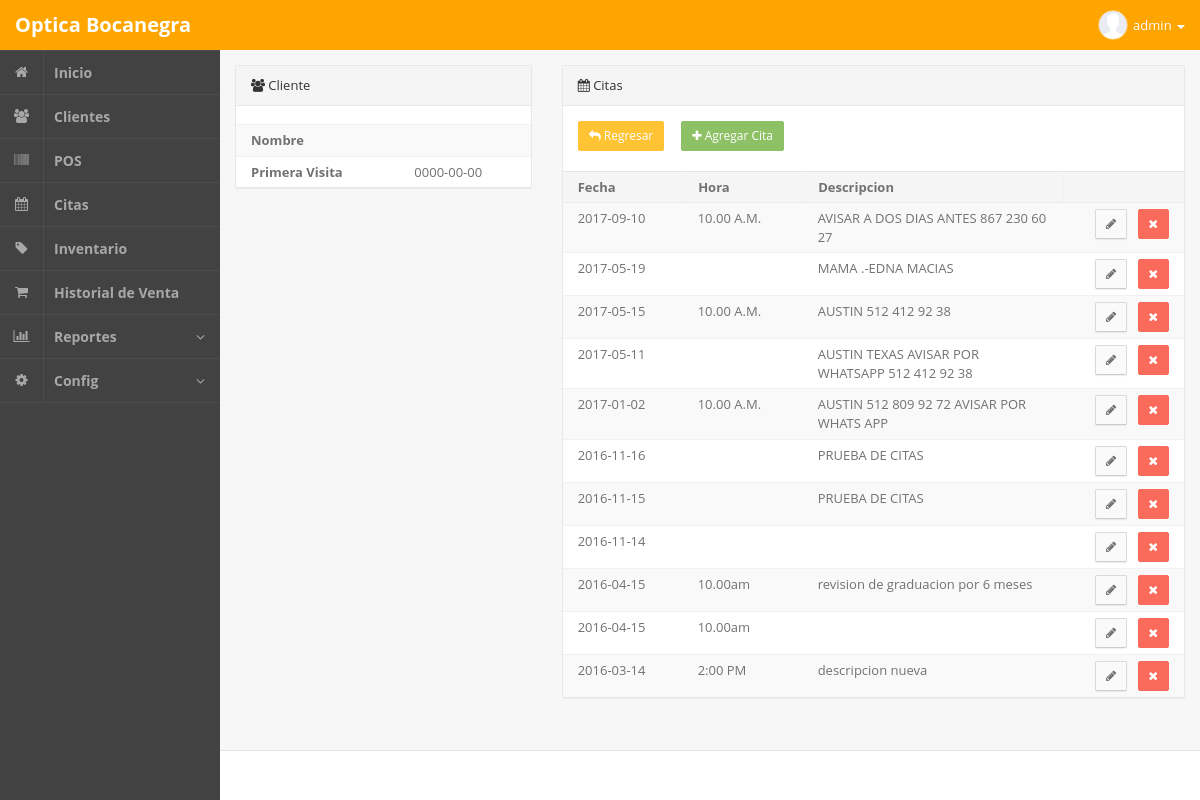
The page /admin.php?m=clienteCitas&id=891 (signed in) on the database its author committed.
### tables this page shows
CREATE TABLE `clientes` (
  `idclientes` int(255) NOT NULL,
  `fecharegistro` date NOT NULL,
  `nombre` varchar(200) NOT NULL,
  `fechanacimiento` date NOT NULL,
  `correo` varchar(100) NOT NULL,
  `sexo` varchar(20) NOT NULL,
  `edad` varchar(20) NOT NULL,
  `domicilio` text NOT NULL,
  `colonia` varchar(50) NOT NULL,
  `codigopostal` varchar(20) NOT NULL,
  `telefono` varchar(20) NOT NULL,
  `celular` varchar(500) NOT NULL,
  `ocupacion` varchar(100) NOT NULL,
  `usalentes` varchar(100) NOT NULL,
  `ultimoexamen` varchar(100) NOT NULL,
  `eninterior` varchar(100) NOT NULL,
  `campo1` varchar(100) NOT NULL,
  `campo2` varchar(100) NOT NULL,
  `campo3` varchar(100) NOT NULL,
  `campo4` varchar(100) NOT NULL,
  `campo5` varchar(100) NOT NULL,
  `campo6` varchar(100) NOT NULL,
  `campo7` varchar(100) NOT NULL,
  `campo8` varchar(100) NOT NULL,
  `campo9` varchar(100) NOT NULL,
  `campo10` varchar(100) NOT NULL,
  `campo11` varchar(100) NOT NULL,
  `campo12` varchar(100) NOT NULL,
  `diabetes` varchar(100) NOT NULL,
  `controlada1` varchar(100) NOT NULL,
  `hipertension` varchar(100) NOT NULL,
  `controlada2` varchar(100) NOT NULL,
  `airelibre` varchar(100) NOT NULL,
  `campo13` varchar(100) NOT NULL,
  `campo14` varchar(100) NOT NULL,
  `campo15` varchar(100) NOT NULL,
  `campo16` varchar(100) NOT NULL,
  `campo17` varchar(100) NOT NULL,
  `campo18` varchar(100) NOT NULL,
  `campo19` varchar(100) NOT NULL,
  `campo20` varchar(100) NOT NULL,
  `campo21` varchar(100) NOT NULL,
  `campo22` varchar(100) NOT NULL,
  `campo23` varchar(100) NOT NULL
);

CREATE TABLE `citas` (
  `idcitas` int(255) NOT NULL,
  `fecha` date NOT NULL,
  `hora` varchar(100) NOT NULL,
  `idcliente` int(255) NOT NULL,
  `descripcion` text NOT NULL
);

### php/clienteCitas.php (the view, shortened to what this page needs)
<?php
$id   = mysql_real_escape_string($_GET['id']);
$data = mysql_fetch_object(mysql_query("SELECT * FROM clientes WHERE idclientes='".$id."' LIMIT 1"));
?>
<div class="row">
	<div class="col-md-4">
		<section class="panel panel-default pos-rlt clearfix">
			<header class="panel-heading"> <i class="fa fa-users"></i> Cliente</header>
			<br>
			<div class="table-responsive">
				<table class="table table-striped b-t b-light">
					<tr>
						<th>Nombre</th>
						<td><?php echo $data->nombre; ?></td>
					</tr>
<?php
				if (!empty($data->fechanacimiento)){
?>
					<tr>
						<th>Primera Visita</th>
						<td><?php echo $data->fechanacimiento; ?></td>
					</tr>
<?php
				}
?>
				</table>
			</div>
		</section>
	</div>
	<div class="col-md-8">
		<section class="panel panel-default pos-rlt clearfix">
			<header class="panel-heading"> <i class="fa fa-calendar"></i> Citas</header>
			<div class="row wrapper">
				<div class="col-md-12 m-b-xs">
					<a href="admin.php?m=clientes" class="btn btn-sm btn-warning"><i class="fa fa-reply"></i> Regresar</a> &nbsp;&nbsp;&nbsp;
					<a href="admin.php?m=citasAgregar" class="btn btn-sm btn-success"><i class="fa fa-plus"></i> Agregar Cita</a>
				</div>
			</div>
			<div class="table-responsive">
				<table class="table table-striped b-t b-light">
					<thead>
						<tr>
							<th width="120">Fecha</th>
							<th width="120">Hora</th>
							<th>Descripcion</th>
							<th width="120"></th>
						</tr>
					</thead>
					<tbody>
		<?php
					$consulta  = mysql_query("SELECT * FROM citas ORDER BY fecha DESC");
					while($q = mysql_fetch_object($consulta)){
		?>
						<tr>
							<td><?php echo $q->fecha; ?></td>
							<td><?php echo $q->hora; ?></td>
							<td><?php echo $q->descripcion; ?></td>
							<td class="text-right">
								<a href="admin.php?m=citasEditar&id=<?php echo $q->idcitas; ?>" class="btn btn-sm btn-default"> <i class="fa fa-pencil"></i> </a> &nbsp;
								<a href="admin.php?m=citas&del=<?php echo $q->idcitas; ?>" class="btn btn-sm btn-danger"> <i class="fa fa-times"></i> </a>
							</td>
						</tr>
		<?php
					}
		?>
					</tbody>
				</table>
			</div>
		</section>
	</div>
</div>

### rows shown on the page
clientes: fechanacimiento "0000-00-00"
citas: fecha "2017-09-10", hora "10.00 A.M.", descripcion "AVISAR A DOS DIAS ANTES 867 230 60 27"
citas: fecha "2017-05-19", descripcion "MAMA .-EDNA MACIAS"
citas: fecha "2017-05-15", hora "10.00 A.M.", descripcion "AUSTIN 512 412 92 38"
citas: fecha "2017-05-11", descripcion "AUSTIN TEXAS AVISAR POR WHATSAPP 512 412 92 38"
citas: fecha "2017-01-02", hora "10.00 A.M.", descripcion "AUSTIN 512 809 92 72 AVISAR POR WHATS APP"
citas: fecha "2016-11-16", descripcion "PRUEBA DE CITAS"
citas: fecha "2016-11-15", descripcion "PRUEBA DE CITAS"
citas: fecha "2016-11-14"
citas: fecha "2016-04-15", hora "10.00am", descripcion "revision de graduacion por 6 meses"
citas: fecha "2016-04-15", hora "10.00am"
citas: fecha "2016-03-14", hora "2:00 PM", descripcion "descripcion nueva"
